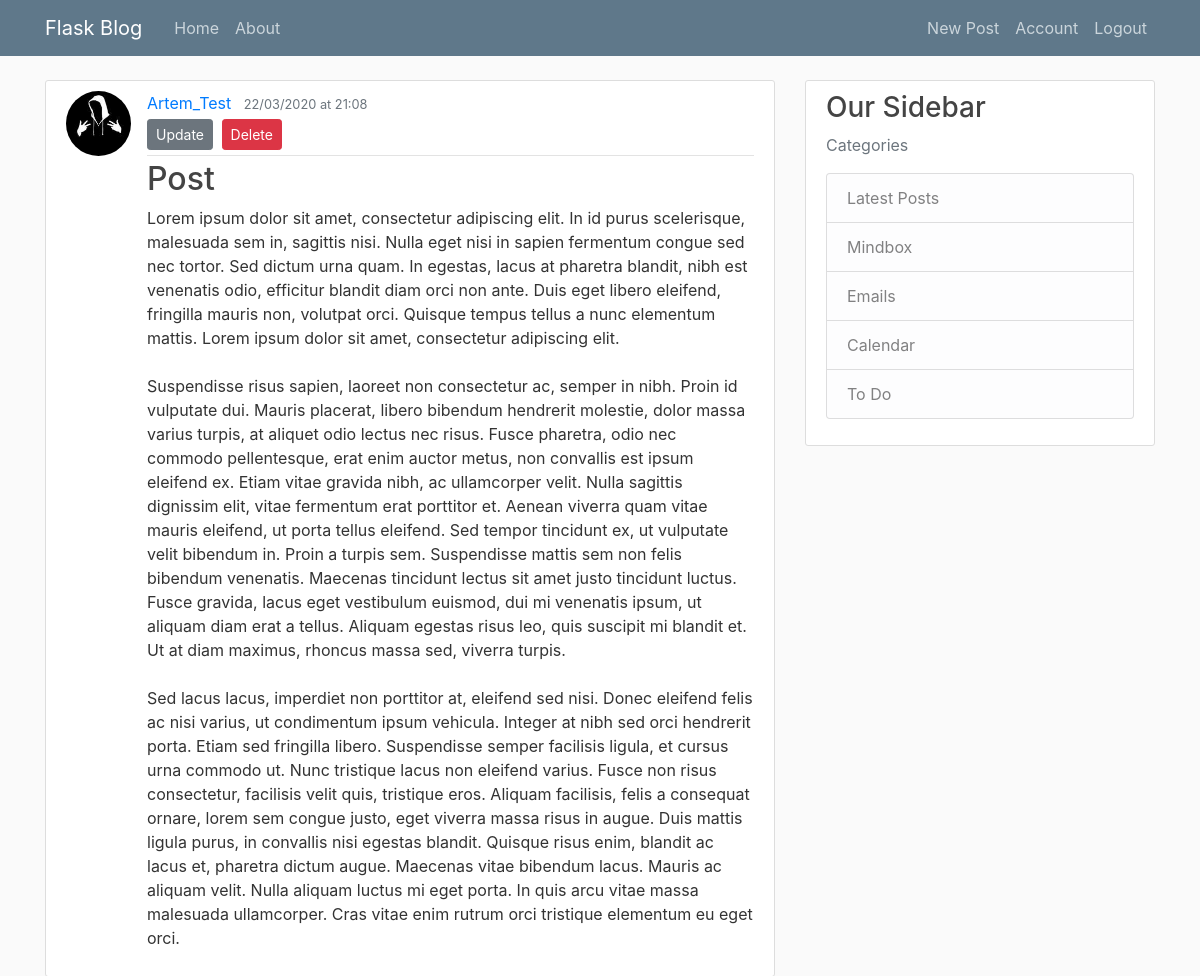
The app's page /post/4 (signed in) with its own data.
### flaskblog/models.py (models this page shows, shortened)
class User(db.Model, UserMixin):
    id = db.Column(db.Integer, primary_key=True)
    username = db.Column(db.String(20), unique=True, nullable=False)
    email = db.Column(db.String(120), unique=True, nullable=False)
    image_file = db.Column(db.String(20), nullable=False, default='default.jpg')
    password = db.Column(db.String(60), nullable=False)
    posts = db.relationship('Post', backref='author', lazy=True)

class Post(db.Model):
    id = db.Column(db.Integer, primary_key=True)
    title = db.Column(db.String(120), nullable=False)
    date_posted = db.Column(db.DateTime, nullable=False, default=datetime.now(timezone('Europe/Moscow')))
    content = db.Column(db.Text, nullable=False)
    user_id = db.Column(db.Integer, db.ForeignKey('user.id'), nullable=False)

### flaskblog/posts/routes.py (the view)
@posts.route('/post/<int:post_id>')
@login_required
def post(post_id):
    post = Post.query.get_or_404(post_id)
    return render_template('post.html', title=post.title, post=post)

### flaskblog/models.py (called while the page is built)
@login_manager.user_loader
def load_user(user_id):
    return User.query.get(int(user_id))

### flaskblog/templates/post.html (shortened to what this page needs)
{% extends "layout.html" %}
{%  block content %}
    <article class="media content-section">
        <img class="rounded-circle article-img" src="{{ url_for('static', filename='profile_pics/' + post.author.image_file) }}">
        <div class="media-body">
            <div class="article-metadata">
                <a class="mr-2" href="{{ url_for('users.user_posts', username=post.author.username) }}">{{ post.author.username }}</a>
                <small class="text-muted">{{ post.date_posted.strftime('%d/%m/%Y at %R') }}</small>
                {% if post.author == current_user %}
                    <div>
                        <a class="btn btn-secondary btn-sm mt-1 mb-1" href="{{ url_for('posts.update_post', post_id=post.id) }}">Update</a>
                        <button type="button" class="btn btn-danger btn-sm m-1" data-toggle="modal" data-target="#deleteModal">Delete</button>
                    </div>
                {% endif %}
            </div>
            <h2 class="article-title">{{ post.title }}</h2>
            <p class="article-content">{{ post.content }}</p>
        </div>
    </article>
{% endblock content%}

### flaskblog/static/main.css (style rules this page uses)
body { background: #fafafa; color: #333333; margin-top: 5rem; }
h1, h2, h3, h4, h5, h6 { color: #444444; }
.content-section { background: #ffffff; padding: 10px 20px; border: 1px solid #dddddd; border-radius: 3px; margin-bottom: 20px; }
.article-title { color: #444444; }
.article-content { white-space: pre-line; }
.article-img { height: 65px; width: 65px; margin-right: 16px; }
.article-metadata { padding-bottom: 1px; margin-bottom: 4px; border-bottom: 1px solid #e3e3e3 }

### records on screen
User: image_file (picture), author.username "Artem_Test"
Post: date_posted "22/03/2020 at 21:08", title "Post", content "Lorem ipsum dolor sit amet, consectetur adipiscing elit. In id purus scelerisque, malesuada sem in, sagittis nisi. Nulla eget nisi in sapien fermentum congue sed nec tortor. Sed dictum urna quam. In egestas, lacus at pharetra blandit, nibh est venenatis odio, efficitur blandit diam orci non ante. Duis eget libero eleifend, fringilla mauris non, volutpat orci. Quisque tempus tellus a nunc elementum mattis. Lorem ipsum dolor sit amet, consectetur adipiscing elit. Suspendisse risus sapien, laoreet non consectetur ac, semper in nibh. Proin id vulputate dui. Mauris placerat, libero bibendum hendrerit molestie, dolor massa varius turpis, at aliquet odio lectus nec risus. Fusce pharetra, odio nec…"
